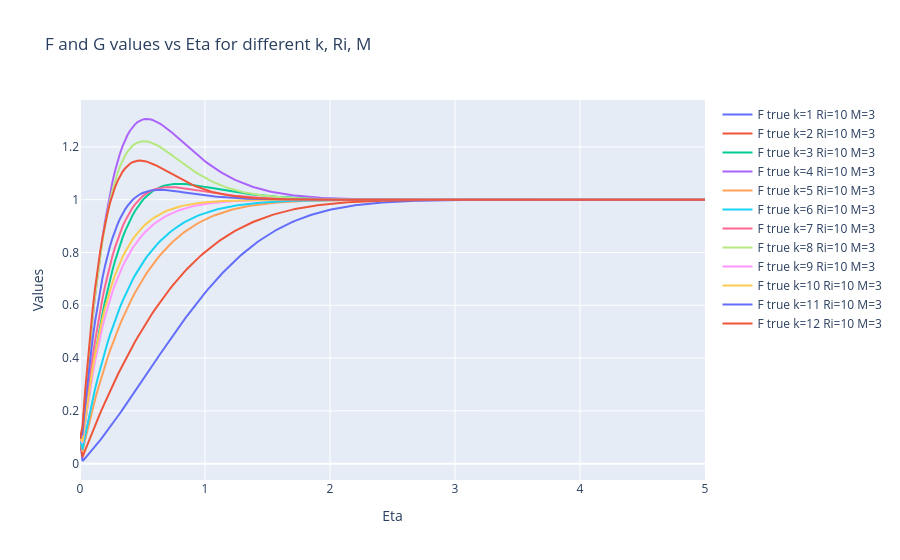

The code cell stored with this chart in its notebook:
### Code cell
#PLOT PLOTLY GRAPH FOR aCTUAL VALUES F1 to F12
import plotly.express as px
import plotly.graph_objects as go
fig = go.Figure()
for k in range(1,13):
    sub = df[df['k']==k].sort_values('Eta')
    #ri,m = k_map[int(k)]
    fig.add_trace(go.Scatter(x=sub['Eta'], y=sub['Fval'], mode='lines', name=f'F true k={int(k)} Ri={ri} M={m}'))
    #fig.add_trace(go.Scatter(x=sub['Eta'], y=sub['p_Fval'], mode='lines+markers', name=f'F pred k={int(k)} Ri={ri} M={m}'))
    #fig.add_trace(go.Scatter(x=sub['Eta'], y=sub['Gval'], mode='lines+markers', name=f'G true k={int(k)} Ri={ri} M={m}'))
    #fig.add_trace(go.Scatter(x=sub['Eta'], y=sub['p_Gval'], mode='lines+markers', name=f'G pred k={int(k)} Ri={ri} M={m}'))
fig.update_layout(title='F and G values vs Eta for different k, Ri, M', xaxis_title='Eta', yaxis_title='Values')
fig.write_html(os.path.join(OUT_DIR, "F_values_plotly.html"))
fig.show()

### Figure 1 — Plotly figure (JSON) as saved in the notebook; plotly's stock layout.template omitted (floating-point values rounded to 4 significant figures; data arrays with more than 128 entries replaced by an {"elided": "..."} marker saying what was removed)
{"data": [{"mode": "lines", "name": "F true k=1 Ri=10 M=3", "type": "scatter", "x": {"elided": "251 float values"}, "y": {"elided": "251 float values"}}, {"mode": "lines", "name": "F true k=2 Ri=10 M=3", "type": "scatter", "x": {"elided": "251 float values"}, "y": {"elided": "251 float values"}}, {"mode": "lines", "name": "F true k=3 Ri=10 M=3", "type": "scatter", "x": {"elided": "251 float values"}, "y": {"elided": "251 float values"}}, {"mode": "lines", "name": "F true k=4 Ri=10 M=3", "type": "scatter", "x": {"elided": "251 float values"}, "y": {"elided": "251 float values"}}, {"mode": "lines", "name": "F true k=5 Ri=10 M=3", "type": "scatter", "x": {"elided": "251 float values"}, "y": {"elided": "251 float values"}}, {"mode": "lines", "name": "F true k=6 Ri=10 M=3", "type": "scatter", "x": {"elided": "251 float values"}, "y": {"elided": "251 float values"}}, {"mode": "lines", "name": "F true k=7 Ri=10 M=3", "type": "scatter", "x": {"elided": "251 float values"}, "y": {"elided": "251 float values"}}, {"mode": "lines", "name": "F true k=8 Ri=10 M=3", "type": "scatter", "x": {"elided": "251 float values"}, "y": {"elided": "251 float values"}}, {"mode": "lines", "name": "F true k=9 Ri=10 M=3", "type": "scatter", "x": {"elided": "251 float values"}, "y": {"elided": "251 float values"}}, {"mode": "lines", "name": "F true k=10 Ri=10 M=3", "type": "scatter", "x": {"elided": "251 float values"}, "y": {"elided": "251 float values"}}, {"mode": "lines", "name": "F true k=11 Ri=10 M=3", "type": "scatter", "x": {"elided": "251 float values"}, "y": {"elided": "251 float values"}}, {"mode": "lines", "name": "F true k=12 Ri=10 M=3", "type": "scatter", "x": {"elided": "251 float values"}, "y": {"elided": "251 float values"}}], "layout": {"title": {"text": "F and G values vs Eta for different k, Ri, M"}, "xaxis": {"title": {"text": "Eta"}}, "yaxis": {"title": {"text": "Values"}}}}
